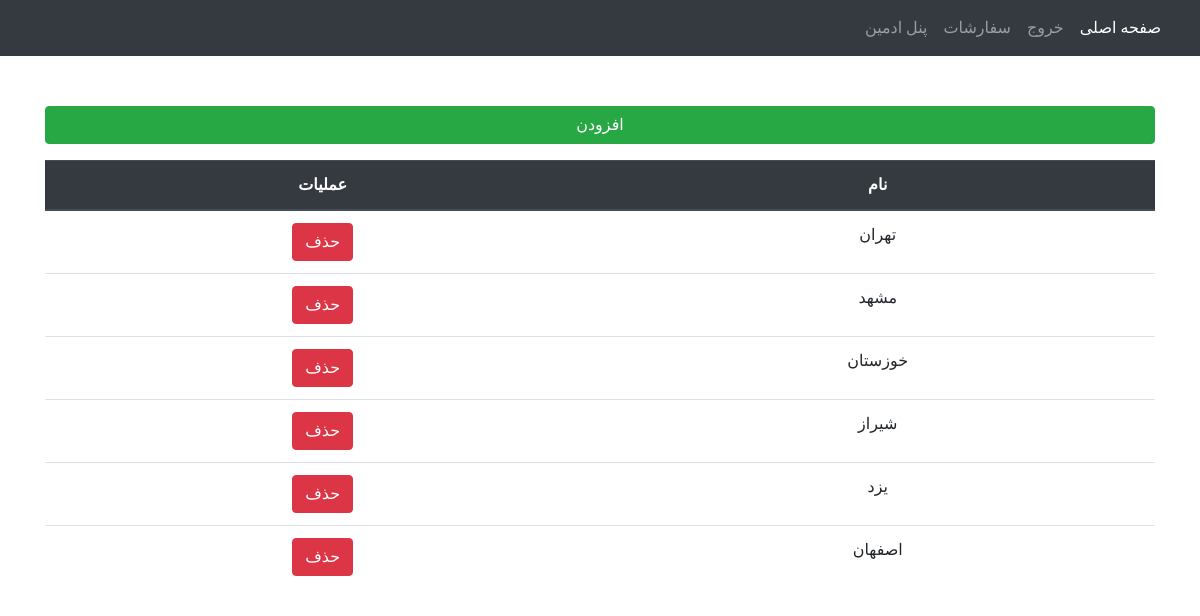
Screenshot of /adminpanel/city (signed in) with the database file from the repository.
### product/models.py (models this page shows, shortened)
class City(models.Model):
    name = models.CharField(max_length=120, unique=True, verbose_name='نام شهر')
    class Meta:
        verbose_name = 'شهر'
        verbose_name_plural = 'شهر ها'

### adminpanel/views.py (the view)
# urls.py: path('city', CityListView.as_view(), name="city"),
class CityListView(UserPassesTestMixin, ListView):
    model = City
    template_name = 'city.html'
    def test_func(self):
            return self.request.user.is_superuser

### templates/city.html
{% extends 'base.html' %}
{% load static %}
{% block bodystyle %}
    <body style="background-image: url('{% static "images/back_shop.jpg" %}'); height: 100%; background-position: center; background-size: cover;background-repeat: no-repeat; background-attachment: fixed;">
{% endblock %}
{% block content %}
<div class="container">
    <a href="{% url 'city_new' %}" class="btn btn-success btn-block mb-3" type="button">افزودن</a>
    <table class="table text-center">
      <thead class="thead-dark">
        <tr>
          <th scope="col">نام</th>
          <th scope="col">عملیات</th>
        </tr>
      </thead>
    <tbody style="background-color: #ffffff">
        {% for city in object_list %}
            <tr>
                <td>{{ city.name }}</td>
                <td><a class="btn btn-danger text-white" href="{% url 'city_delete' city.pk %}">حذف</a></td>
            </tr>
        {% endfor %}
    </tbody>
    </table>
    </div>
{% endblock content %}

### static/static_root/css/style.css (style rules this page uses)
* { padding: 0; margin: 0; box-sizing: border-box; font-family: 'Poppins', IRANSansWeb; direction: rtl; }
body { height: 100vh; background: linear-gradient(to top, #c9c9ff 50%, #9090fa 90%) no-repeat }
.container { margin: 50px auto }

### rows the page displays
City: name "تهران"
City: name "مشهد"
City: name "خوزستان"
City: name "شیراز"
City: name "یزد"
City: name "اصفهان"
